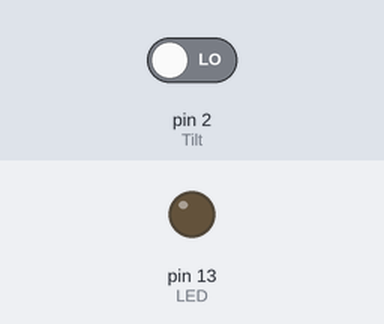
Recording of a sketch running on a simulated Arduino Uno, built with avr-gcc and run on an emulated ATmega328P. Shown: output pins drawn as LEDs (lit = HIGH). Inputs (shaded band) come from the test bench; at power-on: pin 2 (Tilt) LOW. What the sketch prints to the serial monitor is not drawn.

Above: at 1.2 s.
1.3 s: pin 2 (Tilt) driven HIGH
At 2.5 s:
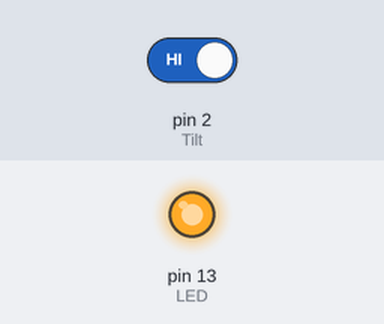
2.8 s: pin 2 (Tilt) driven LOW
At 3.8 s:
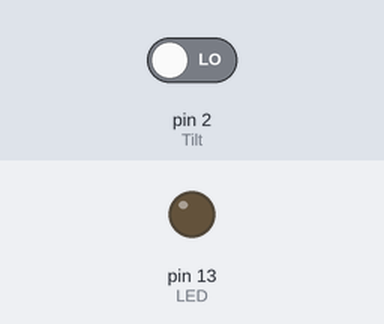
Timing chart, 0 to 5.8 s (numbered marks = the images above; inputs shaded):
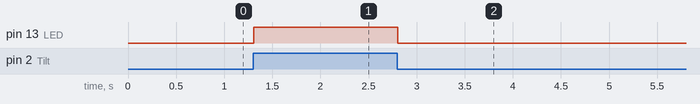

The sketch:

Tilt_Sensor.ino
```cpp
/*
  Project: Tilt Sensor
  Description:
    - Detects tilt or orientation change using a tilt sensor.
    - Turns ON LED when the sensor is tilted (HIGH state).
*/

const int LED = 13;  // LED connected to pin 13
const int Tilt = 2;  // Tilt sensor connected to pin 2
int val = 0;         // Variable to store sensor value

void setup() {
  pinMode(LED, OUTPUT);  // Set LED pin as output
  pinMode(Tilt, INPUT);  // Set tilt sensor pin as input
  Serial.begin(9600);    // Initialize Serial Monitor
}

void loop() {
  val = digitalRead(Tilt);  // Read digital value from tilt sensor
  Serial.println(val);      // Print sensor value to Serial Monitor

  if (val == HIGH) {        // If tilt is detected
    digitalWrite(LED, HIGH); // Turn ON LED
  } else {
    digitalWrite(LED, LOW);  // Turn OFF LED
  }
}
```

Measured:
- after the input at 1.3 s, pin 13 (LED): LOW → HIGH at once
- after the input at 2.8 s, pin 13 (LED): HIGH → LOW at once
